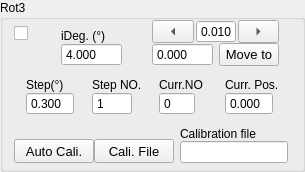
             <widget class="QGroupBox" name="rotary3Group">
              <property name="sizePolicy">
               <sizepolicy hsizetype="Expanding" vsizetype="Expanding">
                <horstretch>0</horstretch>
                <verstretch>0</verstretch>
               </sizepolicy>
              </property>
              <property name="toolTip">
               <string>&lt;html&gt;&lt;head/&gt;&lt;body&gt;&lt;p&gt;&lt;span style=&quot; font-weight:700;&quot;&gt;Rotary3:&lt;/span&gt; 1/2 plate or 1/4 plate, recover polarization for balanced detection&lt;/p&gt;&lt;/body&gt;&lt;/html&gt;</string>
              </property>
              <property name="title">
               <string>Rot3</string>
              </property>
              <layout class="QFormLayout" name="formLayout_5">
               <property name="verticalSpacing">
                <number>12</number>
               </property>
               <property name="topMargin">
                <number>0</number>
               </property>
               <property name="bottomMargin">
                <number>6</number>
               </property>
               <item row="0" column="0" colspan="2">
                <layout class="QHBoxLayout" name="horizontalLayout_47" stretch="1,3,5">
                 <property name="spacing">
                  <number>6</number>
                 </property>
                 <item>
                  <layout class="QVBoxLayout" name="verticalLayout_87">
                   <property name="spacing">
                    <number>0</number>
                   </property>
                   <property name="topMargin">
                    <number>0</number>
                   </property>
                   <item>
                    <widget class="QCheckBox" name="activeRot3">
                     <property name="sizePolicy">
                      <sizepolicy hsizetype="Expanding" vsizetype="Preferred">
                       <horstretch>0</horstretch>
                       <verstretch>0</verstretch>
                      </sizepolicy>
                     </property>
                     <property name="toolTip">
                      <string>Active Instrument?</string>
                     </property>
                     <property name="text">
                      <string/>
                     </property>
                     <property name="checked">
                      <bool>false</bool>
                     </property>
                     <property name="mytype" stdset="0">
                      <string>checkbox</string>
                     </property>
                    </widget>
                   </item>
                   <item>
                    <spacer name="horizontalSpacer_12">
                     <property name="orientation">
                      <enum>Qt::Orientation::Horizontal</enum>
                     </property>
                     <property name="sizeType">
                      <enum>QSizePolicy::Policy::Fixed</enum>
                     </property>
                     <property name="sizeHint" stdset="0">
                      <size>
                       <width>20</width>
                       <height>20</height>
                      </size>
                     </property>
                    </spacer>
                   </item>
                  </layout>
                 </item>
                 <item>
                  <layout class="QVBoxLayout" name="verticalLayout_73">
                   <property name="spacing">
                    <number>0</number>
                   </property>
                   <property name="leftMargin">
                    <number>12</number>
                   </property>
                   <property name="topMargin">
                    <number>9</number>
                   </property>
                   <property name="rightMargin">
                    <number>12</number>
                   </property>
                   <item>
                    <widget class="QLabel" name="label_52">
                     <property name="sizePolicy">
                      <sizepolicy hsizetype="Expanding" vsizetype="Fixed">
                       <horstretch>0</horstretch>
                       <verstretch>0</verstretch>
                      </sizepolicy>
                     </property>
                     <property name="maximumSize">
                      <size>
                       <width>16777215</width>
                       <height>16777215</height>
                      </size>
                     </property>
                     <property name="text">
                      <string>iDeg. (°)</string>
                     </property>
                     <property name="mytype" stdset="0">
                      <string>label</string>
                     </property>
                    </widget>
                   </item>
                   <item>
                    <widget class="QDoubleSpinBox" name="iRot3">
                     <property name="sizePolicy">
                      <sizepolicy hsizetype="Expanding" vsizetype="Fixed">
                       <horstretch>0</horstretch>
                       <verstretch>0</verstretch>
                      </sizepolicy>
                     </property>
                     <property name="maximumSize">
                      <size>
                       <width>16777215</width>
                       <height>24</height>
                      </size>
                     </property>
                     <property name="buttonSymbols">
                      <enum>QAbstractSpinBox::ButtonSymbols::NoButtons</enum>
                     </property>
                     <property name="decimals">
                      <number>3</number>
                     </property>
                     <property name="value">
                      <double>4.000000000000000</double>
                     </property>
                    </widget>
                   </item>
                  </layout>
                 </item>
                 <item>
                  <layout class="QVBoxLayout" name="verticalLayout_75">
                   <property name="spacing">
                    <number>0</number>
                   </property>
                   <property name="leftMargin">
                    <number>12</number>
                   </property>
                   <property name="rightMargin">
                    <number>12</number>
                   </property>
                   <item>
                    <layout class="QHBoxLayout" name="horizontalLayout_25">
                     <property name="spacing">
                      <number>2</number>
                     </property>
                     <item>
                      <widget class="QToolButton" name="rot3JogL">
                       <property name="sizePolicy">
                        <sizepolicy hsizetype="Expanding" vsizetype="Fixed">
                         <horstretch>0</horstretch>
                         <verstretch>0</verstretch>
                        </sizepolicy>
                       </property>
                       <property name="minimumSize">
                        <size>
                         <width>32</width>
                         <height>0</height>
                        </size>
                       </property>
                       <property name="text">
                        <string>...</string>
                       </property>
                       <property name="arrowType">
                        <enum>Qt::ArrowType::LeftArrow</enum>
                       </property>
                       <property name="mytype" stdset="0">
                        <string>arrowbutton</string>
                       </property>
                      </widget>
                     </item>
                     <item>
                      <widget class="QDoubleSpinBox" name="rotary3JogStep">
                       <property name="sizePolicy">
                        <sizepolicy hsizetype="Preferred" vsizetype="Preferred">
                         <horstretch>0</horstretch>
                         <verstretch>0</verstretch>
                        </sizepolicy>
                       </property>
                       <property name="maximumSize">
                        <size>
                         <width>40</width>
                         <height>24</height>
                        </size>
                       </property>
                       <property name="buttonSymbols">
                        <enum>QAbstractSpinBox::ButtonSymbols::NoButtons</enum>
                       </property>
                       <property name="decimals">
                        <number>3</number>
                       </property>
                       <property name="minimum">
                        <double>-50.000000000000000</double>
                       </property>
                       <property name="maximum">
                        <double>210.000000000000000</double>
                       </property>
                       <property name="value">
                        <double>0.010000000000000</double>
                       </property>
                      </widget>
                     </item>
                     <item>
                      <widget class="QToolButton" name="rot3JogR">
                       <property name="sizePolicy">
                        <sizepolicy hsizetype="Expanding" vsizetype="Fixed">
                         <horstretch>0</horstretch>
                         <verstretch>0</verstretch>
                        </sizepolicy>
                       </property>
                       <property name="minimumSize">
                        <size>
                         <width>32</width>
                         <height>0</height>
                        </size>
                       </property>
                       <property name="text">
                        <string>...</string>
                       </property>
                       <property name="arrowType">
                        <enum>Qt::ArrowType::RightArrow</enum>
                       </property>
                       <property name="mytype" stdset="0">
                        <string>arrowbutton</string>
                       </property>
                      </widget>
                     </item>
                    </layout>
                   </item>
                   <item>
                    <layout class="QHBoxLayout" name="horizontalLayout_34">
                     <property name="spacing">
                      <number>6</number>
                     </property>
                     <item>
                      <widget class="QDoubleSpinBox" name="rot3SetPos">
                       <property name="sizePolicy">
                        <sizepolicy hsizetype="Expanding" vsizetype="Fixed">
                         <horstretch>0</horstretch>
                         <verstretch>0</verstretch>
                        </sizepolicy>
                       </property>
                       <property name="maximumSize">
                        <size>
                         <width>16777215</width>
                         <height>24</height>
                        </size>
                       </property>
                       <property name="buttonSymbols">
                        <enum>QAbstractSpinBox::ButtonSymbols::NoButtons</enum>
                       </property>
                       <property name="decimals">
                        <number>3</number>
                       </property>
                       <property name="maximum">
                        <double>1000.000000000000000</double>
                       </property>
                      </widget>
                     </item>
                     <item>
                      <widget class="QPushButton" name="rot3MoveTo">
                       <property name="sizePolicy">
                        <sizepolicy hsizetype="Expanding" vsizetype="Fixed">
                         <horstretch>0</horstretch>
                         <verstretch>0</verstretch>
                        </sizepolicy>
                       </property>
                       <property name="maximumSize">
                        <size>
                         <width>60</width>
                         <height>24</height>
                        </size>
                       </property>
                       <property name="font">
                        <font>
                         <pointsize>10</pointsize>
                        </font>
                       </property>
                       <property name="text">
                        <string>Move to</string>
                       </property>
                       <property name="mytype" stdset="0">
                        <string>clickable_button</string>
                       </property>
                      </widget>
                     </item>
                    </layout>
                   </item>
                  </layout>
                 </item>
                </layout>
               </item>
               <item row="1" column="0" colspan="2">
                <layout class="QHBoxLayout" name="horizontalLayout_35">
                 <property name="leftMargin">
                  <number>12</number>
                 </property>
                 <item>
                  <layout class="QVBoxLayout" name="verticalLayout_76">
                   <property name="spacing">
                    <number>0</number>
                   </property>
                   <item>
                    <widget class="QLabel" name="label_53">
                     <property name="sizePolicy">
                      <sizepolicy hsizetype="Expanding" vsizetype="Fixed">
                       <horstretch>0</horstretch>
                       <verstretch>0</verstretch>
                      </sizepolicy>
                     </property>
                     <property name="text">
                      <string>Step(°)</string>
                     </property>
                     <property name="mytype" stdset="0">
                      <string>label</string>
                     </property>
                    </widget>
                   </item>
                   <item>
                    <widget class="QDoubleSpinBox" name="rotary3Step">
                     <property name="sizePolicy">
                      <sizepolicy hsizetype="Expanding" vsizetype="Fixed">
                       <horstretch>0</horstretch>
                       <verstretch>0</verstretch>
                      </sizepolicy>
                     </property>
                     <property name="maximumSize">
                      <size>
                       <width>48</width>
                       <height>24</height>
                      </size>
                     </property>
                     <property name="buttonSymbols">
                      <enum>QAbstractSpinBox::ButtonSymbols::NoButtons</enum>
                     </property>
                     <property name="decimals">
                      <number>3</number>
                     </property>
                     <property name="value">
                      <double>0.300000000000000</double>
                     </property>
                    </widget>
                   </item>
                  </layout>
                 </item>
                 <item>
                  <layout class="QVBoxLayout" name="verticalLayout_77">
                   <property name="spacing">
                    <number>0</number>
                   </property>
                   <item>
                    <widget class="QLabel" name="label_54">
                     <property name="sizePolicy">
                      <sizepolicy hsizetype="Expanding" vsizetype="Fixed">
                       <horstretch>0</horstretch>
                       <verstretch>0</verstretch>
                      </sizepolicy>
                     </property>
                     <property name="text">
                      <string>Step NO.</string>
                     </property>
                     <property name="mytype" stdset="0">
                      <string>label</string>
                     </property>
                    </widget>
                   </item>
                   <item>
                    <widget class="QSpinBox" name="rotary3StepNO">
                     <property name="sizePolicy">
                      <sizepolicy hsizetype="Expanding" vsizetype="Fixed">
                       <horstretch>0</horstretch>
                       <verstretch>0</verstretch>
                      </sizepolicy>
                     </property>
                     <property name="maximumSize">
                      <size>
                       <width>40</width>
                       <height>24</height>
                      </size>
                     </property>
                     <property name="buttonSymbols">
                      <enum>QAbstractSpinBox::ButtonSymbols::NoButtons</enum>
                     </property>
                     <property name="maximum">
                      <number>10000</number>
                     </property>
                     <property name="value">
                      <number>1</number>
                     </property>
                    </widget>
                   </item>
                  </layout>
                 </item>
                 <item>
                  <layout class="QVBoxLayout" name="verticalLayout_78">
                   <property name="spacing">
                    <number>0</number>
                   </property>
                   <item>
                    <widget class="QLabel" name="label_55">
                     <property name="sizePolicy">
                      <sizepolicy hsizetype="Expanding" vsizetype="Fixed">
                       <horstretch>0</horstretch>
                       <verstretch>0</verstretch>
                      </sizepolicy>
                     </property>
                     <property name="text">
                      <string>Curr.NO</string>
                     </property>
                     <property name="mytype" stdset="0">
                      <string>label</string>
                     </property>
                    </widget>
                   </item>
                   <item>
                    <widget class="QSpinBox" name="rotary3CurrStepNO">
                     <property name="sizePolicy">
                      <sizepolicy hsizetype="Expanding" vsizetype="Fixed">
                       <horstretch>0</horstretch>
                       <verstretch>0</verstretch>
                      </sizepolicy>
                     </property>
                     <property name="maximumSize">
                      <size>
                       <width>36</width>
                       <height>24</height>
                      </size>
                     </property>
                     <property name="buttonSymbols">
                      <enum>QAbstractSpinBox::ButtonSymbols::NoButtons</enum>
                     </property>
                     <property name="mytype" stdset="0">
                      <string>intNO</string>
                     </property>
                    </widget>
                   </item>
                  </layout>
                 </item>
                 <item>
                  <layout class="QVBoxLayout" name="verticalLayout_88">
                   <property name="spacing">
                    <number>0</number>
                   </property>
                   <item>
                    <widget class="QLabel" name="label_56">
                     <property name="sizePolicy">
                      <sizepolicy hsizetype="Expanding" vsizetype="Fixed">
                       <horstretch>0</horstretch>
                       <verstretch>0</verstretch>
                      </sizepolicy>
                     </property>
                     <property name="text">
                      <string>Curr. Pos.</string>
                     </property>
                     <property name="mytype" stdset="0">
                      <string>label</string>
                     </property>
                    </widget>
                   </item>
                   <item>
                    <widget class="QDoubleSpinBox" name="rot3CurrPos">
                     <property name="sizePolicy">
                      <sizepolicy hsizetype="Expanding" vsizetype="Fixed">
                       <horstretch>0</horstretch>
                       <verstretch>0</verstretch>
                      </sizepolicy>
                     </property>
                     <property name="maximumSize">
                      <size>
                       <width>48</width>
                       <height>24</height>
                      </size>
                     </property>
                     <property name="buttonSymbols">
                      <enum>QAbstractSpinBox::ButtonSymbols::NoButtons</enum>
                     </property>
                     <property name="decimals">
                      <number>3</number>
                     </property>
                     <property name="minimum">
                      <double>-10.000000000000000</double>
                     </property>
                     <property name="maximum">
                      <double>1000.000000000000000</double>
                     </property>
                    </widget>
                   </item>
                  </layout>
                 </item>
                </layout>
               </item>
               <item row="2" column="0">
                <layout class="QHBoxLayout" name="horizontalLayout_39">
                 <property name="topMargin">
                  <number>12</number>
                 </property>
                 <item>
                  <widget class="QPushButton" name="pol_cali_mode">
                   <property name="sizePolicy">
                    <sizepolicy hsizetype="Expanding" vsizetype="Fixed">
                     <horstretch>0</horstretch>
                     <verstretch>0</verstretch>
                    </sizepolicy>
                   </property>
                   <property name="maximumSize">
                    <size>
                     <width>16777215</width>
                     <height>30</height>
                    </size>
                   </property>
                   <property name="font">
                    <font>
                     <pointsize>10</pointsize>
                    </font>
                   </property>
                   <property name="toolTip">
                    <string>&lt;html&gt;&lt;head/&gt;&lt;body&gt;&lt;p&gt;Choose calibration method for polarization dependent measurement:&lt;/p&gt;&lt;p&gt;&lt;span style=&quot; font-weight:700;&quot;&gt;'Auto Cali.'&lt;/span&gt;: automatically calibrate polarization dependence by setting synchronization correction angle_steps;&lt;/p&gt;&lt;p&gt;&lt;span style=&quot; font-weight:700;&quot;&gt;'Cali. Data'&lt;/span&gt;: import calibration data obtained from manual calibration &lt;/p&gt;&lt;/body&gt;&lt;/html&gt;</string>
                   </property>
                   <property name="text">
                    <string>Auto Cali.</string>
                   </property>
                   <property name="checkable">
                    <bool>true</bool>
                   </property>
                   <property name="checked">
                    <bool>false</bool>
                   </property>
                   <property name="mytype" stdset="0">
                    <string>checkable_button</string>
                   </property>
                  </widget>
                 </item>
                 <item>
                  <widget class="QPushButton" name="load_cali_file">
                   <property name="sizePolicy">
                    <sizepolicy hsizetype="Expanding" vsizetype="Fixed">
                     <horstretch>0</horstretch>
                     <verstretch>0</verstretch>
                    </sizepolicy>
                   </property>
                   <property name="maximumSize">
                    <size>
                     <width>16777215</width>
                     <height>30</height>
                    </size>
                   </property>
                   <property name="font">
                    <font>
                     <pointsize>10</pointsize>
                    </font>
                   </property>
                   <property name="toolTip">
                    <string>&lt;html&gt;&lt;head/&gt;&lt;body&gt;&lt;p&gt;Import calibration data for polarization scan&lt;/p&gt;&lt;/body&gt;&lt;/html&gt;</string>
                   </property>
                   <property name="text">
                    <string>Cali. File</string>
                   </property>
                   <property name="mytype" stdset="0">
                    <string>clickable_button</string>
                   </property>
                  </widget>
                 </item>
                </layout>
               </item>
               <item row="2" column="1">
                <layout class="QVBoxLayout" name="verticalLayout_85">
                 <property name="spacing">
                  <number>0</number>
                 </property>
                 <property name="rightMargin">
                  <number>3</number>
                 </property>
                 <item>
                  <widget class="QLabel" name="label_57">
                   <property name="sizePolicy">
                    <sizepolicy hsizetype="Expanding" vsizetype="Expanding">
                     <horstretch>0</horstretch>
                     <verstretch>0</verstretch>
                    </sizepolicy>
                   </property>
                   <property name="text">
                    <string>Calibration file</string>
                   </property>
                   <property name="mytype" stdset="0">
                    <string>label</string>
                   </property>
                  </widget>
                 </item>
                 <item>
                  <widget class="QLineEdit" name="cali_file_path">
                   <property name="sizePolicy">
                    <sizepolicy hsizetype="Expanding" vsizetype="Fixed">
                     <horstretch>0</horstretch>
                     <verstretch>0</verstretch>
                    </sizepolicy>
                   </property>
                   <property name="maximumSize">
                    <size>
                     <width>16777215</width>
                     <height>24</height>
                    </size>
                   </property>
                  </widget>
                 </item>
                </layout>
               </item>
              </layout>
             </widget>
